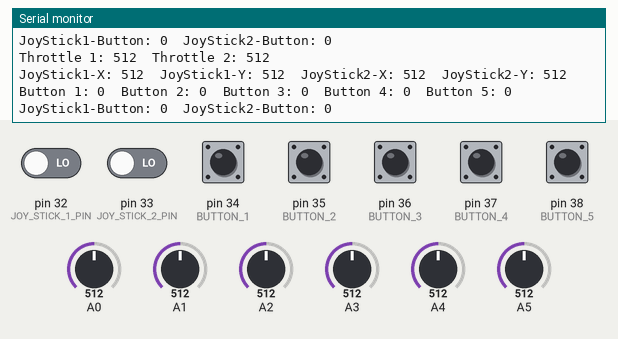
Simulated run of this sketch. Board: Arduino Mega 2560, built with avr-gcc and run on an emulated ATmega2560. Parts: the last lines printed to the serial monitor. Inputs (shaded band) come from the test bench; at power-on: pin 32 (JOY_STICK_1_PIN), pin 33 (JOY_STICK_2_PIN), pin 34 (BUTTON_1), pin 35 (BUTTON_2), pin 36 (BUTTON_3), pin 37 (BUTTON_4), pin 38 (BUTTON_5) LOW, A0 = 512, A1 = 512, A2 = 512, A3 = 512, A4 = 512, A5 = 512.

Above: at 1.9 s.
2.0 s: A0 set to 716
3.6 s: A1 set to 30
8.0 s: A2 set to 716
At 9.0 s:
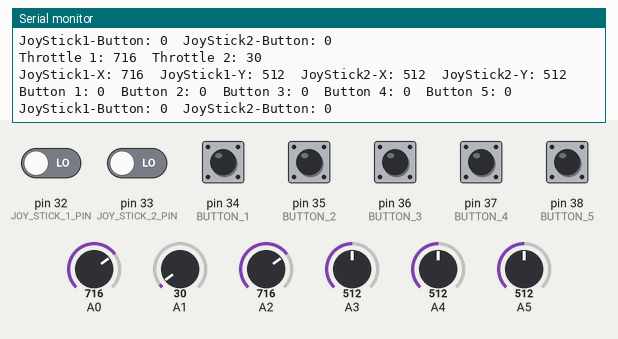
9.6 s: A3 set to 716
At 11.0 s:
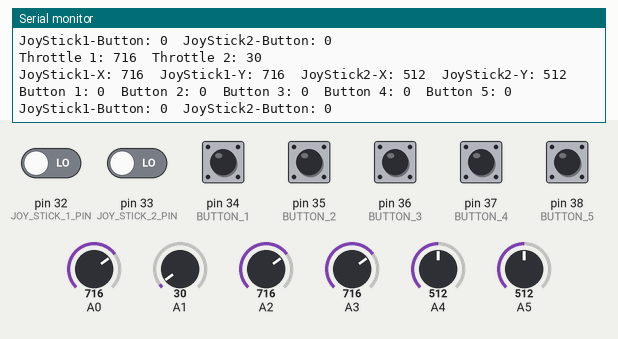
11.2 s: A4 set to 716
At 12.5 s:
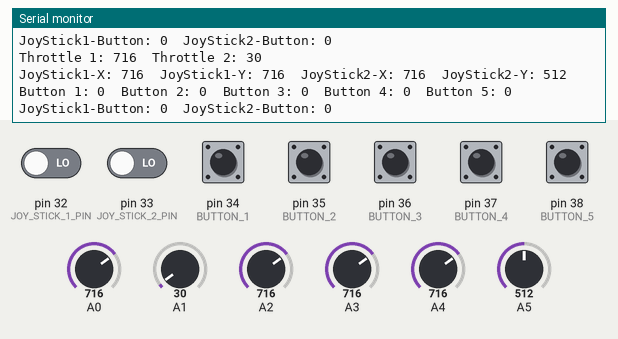
12.8 s: A5 set to 30
At 14.8 s:
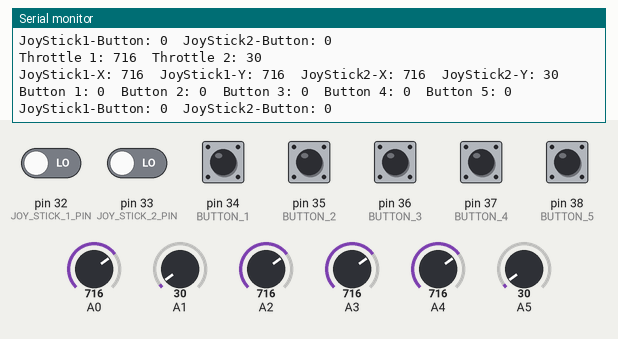

The sketch:

Bluetooth_RC_Controller_Project_-_Joystick.ino
```cpp
/*
This sketch defines the basic functions of a joystick RC controller.

This sketch was part of the Arduino RC controller project.
In this project, two Arduino boards communite with each other via bluetooth,
one board is used to control the other. This project can be used in various RC
control scenarios for smart cars or home automation projects.
*/


// Pin Setup
#define JOY_STICK_1_PIN 32
#define JOY_STICK_2_PIN 33
#define BUTTON_1 34
#define BUTTON_2 35
#define BUTTON_3 36
#define BUTTON_4 37
#define BUTTON_5 38
/* Throttle 1: A0, Throttle 2: A1, Joy Stick 1-x: A2, Joy Stick 1-y: A3,
Joy Stick 2-x: A4, Joy Stick 2-y: A5 */

int throttle1, throttle2, joyStick1x, joyStick1y, joyStick2x, joyStick2y;
int button1, button2, button3, button4, button5, joyStick1Button, joyStick2Button;

void setup()
{
  Serial.begin(9600);
  pinMode(JOY_STICK_1_PIN, INPUT);
  pinMode(JOY_STICK_2_PIN, INPUT);
  pinMode(BUTTON_1, INPUT);
  pinMode(BUTTON_2, INPUT);
  pinMode(BUTTON_3, INPUT);
  pinMode(BUTTON_4, INPUT);
  pinMode(BUTTON_5, INPUT);
}

void loop()
{
   throttle1 = analogRead(A0);
   throttle2 = analogRead(A1);
   joyStick1x = analogRead(A2);
   joyStick1y = analogRead(A3);
   joyStick2x = analogRead(A4);
   joyStick2y = analogRead(A5);

   button1 = digitalRead(BUTTON_1);
   button2 = digitalRead(BUTTON_2);
   button3 = digitalRead(BUTTON_3);
   button4 = digitalRead(BUTTON_4);
   button5 = digitalRead(BUTTON_5);
   joyStick1Button = digitalRead(JOY_STICK_1_PIN);
   joyStick2Button = digitalRead(JOY_STICK_2_PIN);

   printAllValues();
}

void printAllValues()
{
  Serial.print("Throttle 1: ");
  Serial.print(throttle1);
  Serial.print("  Throttle 2: ");
  Serial.println(throttle2);
  Serial.print("JoyStick1-X: ");
  Serial.print(joyStick1x);
  Serial.print("  JoyStick1-Y: ");
  Serial.print(joyStick1y);
  Serial.print("  JoyStick2-X: ");
  Serial.print(joyStick2x);
  Serial.print("  JoyStick2-Y: ");
  Serial.println(joyStick2y);
  Serial.print("Button 1: ");
  Serial.print(button1);
  Serial.print("  Button 2: ");
  Serial.print(button2);
  Serial.print("  Button 3: ");
  Serial.print(button3);
  Serial.print("  Button 4: ");
  Serial.print(button4);
  Serial.print("  Button 5: ");
  Serial.println(button5);
  Serial.print("JoyStick1-Button: ");
  Serial.print(joyStick1Button);
  Serial.print("  JoyStick2-Button: ");
  Serial.println(joyStick2Button);
  Serial.println();
  delay(1000);
}
```

Measured:
- after the input at 8.0 s, the serial monitor: prints a new line after 0.13 s (image 1)
- after the input at 9.6 s, the serial monitor: prints a new line after 0.84 s (image 2)
- after the input at 11.2 s, the serial monitor: prints a new line after 0.40 s (image 3)
- after the input at 12.8 s, the serial monitor: prints a new line after 1.1 s (image 4)
